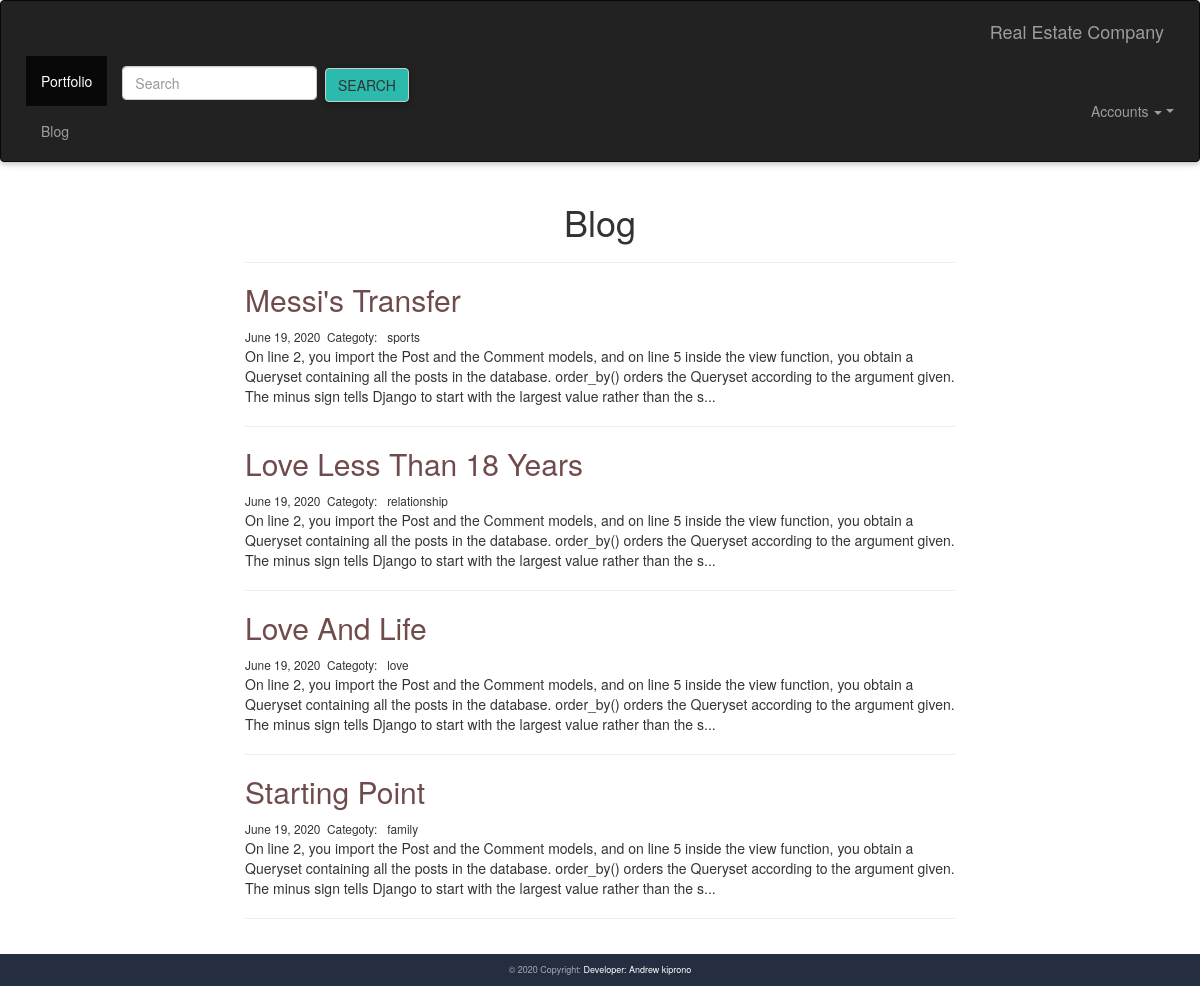
Screenshot of /blog/ with the database file from the repository.
### blog/models.py (models this page shows, shortened)
class Post(models.Model):
    title=models.CharField(max_length=200)
    body=models.TextField()
    created_on=models.DateTimeField(auto_now_add=True)
    last_modified=models.DateTimeField(auto_now_add=True)
    categories=models.ForeignKey("Category",related_name='posts',on_delete=models.CASCADE)

class Category(models.Model):
    name=models.CharField(max_length=50)
    def __str__(self):
        return self.name

### blog/views.py (the view)
# urls.py: path('',views.blog,name='blog'),
def blog(request):
    posts=Post.objects.all().order_by('-created_on')
    context={
        'posts':posts
    }
    return render(request,'blog.html',context)

### blog/templates/blog.html (shortened to what this page needs)
{% extends 'base.html' %}
{% block content %}
    <!DOCTYPE html>
    <html lang="">
        <head>
            <link href="https://maxcdn.bootstrapcdn.com/bootstrap/3.3.7/css/bootstrap.min.css" rel="stylesheet">
        </head>
        <body>
            <div class="col-md-8 offset-md-2">
                <h1 class="text-center">Blog</h1>
                <hr>
                {% for post in posts %}
                <h2  ><a href=" {% url 'detail' post.pk %} " style="color:rgb(112, 75, 75);" > {{post.title|title}} </a></h2>
                <small>
                    {{post.created_on.date}}&nbsp;
                    Categoty: &nbsp;
                    {{post.categories}}&nbsp;
                </small>
                <p> {{post.body|slice:":300"}}... </p>
                <hr>
                {% endfor %}
            </div>
        </body>
    </html>
{% endblock content %}

### personal/static/css/style.css (style rules this page uses)
html, body, .view { height: 100%; }

### rows the page displays
Post: title "Messi's Transfer", created_on "June 19, 2020", categories "sports", body "On line 2, you import the Post and the Comment models, and on line 5 inside the view function, you obtain a Queryset containing all the posts in the database. order_by() orders the Queryset according to the argument given. The minus sign tells Django to start with the largest value rather than the s"
Post: title "Love Less Than 18 Years", created_on "June 19, 2020", categories "relationship", body "On line 2, you import the Post and the Comment models, and on line 5 inside the view function, you obtain a Queryset containing all the posts in the database. order_by() orders the Queryset according to the argument given. The minus sign tells Django to start with the largest value rather than the s"
Post: title "Love And Life", created_on "June 19, 2020", categories "love", body "On line 2, you import the Post and the Comment models, and on line 5 inside the view function, you obtain a Queryset containing all the posts in the database. order_by() orders the Queryset according to the argument given. The minus sign tells Django to start with the largest value rather than the s"
Post: title "Starting Point", created_on "June 19, 2020", categories "family", body "On line 2, you import the Post and the Comment models, and on line 5 inside the view function, you obtain a Queryset containing all the posts in the database. order_by() orders the Queryset according to the argument given. The minus sign tells Django to start with the largest value rather than the s"
